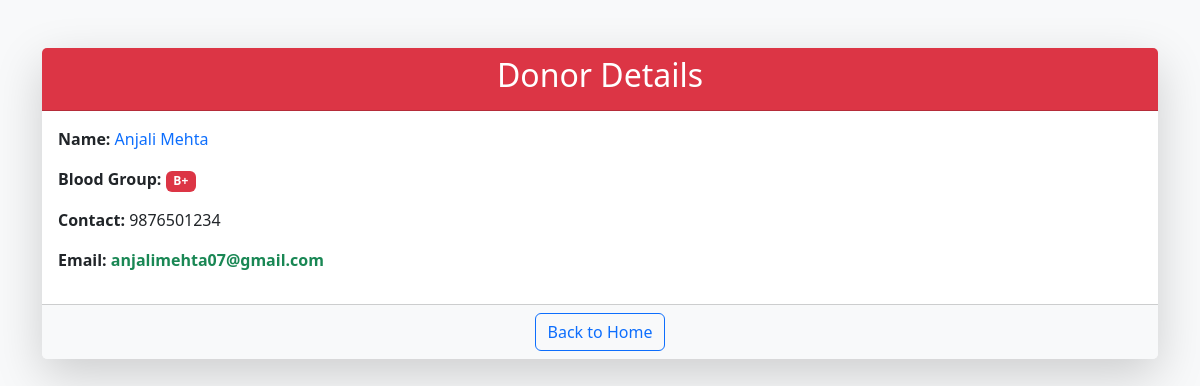
The page /donor/Anjali Mehta/ on the database its author committed.
### app/models.py (models this page shows, shortened)
class Donor(models.Model):
    name = models.CharField(max_length=100)
    age = models.IntegerField()
    blood_group = models.CharField(max_length=5)
    contact = models.CharField(max_length=15)
    email = models.EmailField()
    last_donation = models.DateField(null=True, blank=True)

### app/views.py (the view)
# urls.py: path("donor/<str:name>/", views.donor_detail, name="donor_detail"),
def donor_detail(request, name):
     donor = get_object_or_404(Donor, name=name)
     return render(request, "donor_detail.html", {"donor": donor})

### templates/donor_detail.html (shortened to what this page needs)
<!DOCTYPE html>
<html lang="en">
<head>
    <link href="https://cdn.jsdelivr.net/npm/bootstrap@5.3.3/dist/css/bootstrap.min.css" rel="stylesheet">
</head>
<body class="bg-light">
<div class="container my-5">
    <div class="card shadow-lg border-0">
        <div class="card-header bg-danger text-white text-center">
            <h2> Donor Details</h2>
        </div>
        <div class="card-body">
            <p><strong>Name:</strong> <span class="text-primary">{{ donor.name }}</span></p>
            <p><strong>Blood Group:</strong>
                <span class="badge bg-danger">{{ donor.blood_group }}</span>
            </p>
            <p><strong>Contact:</strong> <span class="text-dark">{{ donor.contact }}</span></p>
            <p><strong>Email:</strong>
                <a href="mailto:{{ donor.email }}" class="text-decoration-none text-success fw-bold">
                    {{ donor.email }}
                </a>
            </p>
        </div>
        <div class="card-footer text-center bg-light">
            <a href="{% url 'home' %}" class="btn btn-outline-primary"> Back to Home</a>
        </div>
    </div>
</div>
</body>
</html>

### rows shown on the page
Donor: name "Anjali Mehta", blood_group "B+", contact "9876501234", email "anjalimehta07@gmail.com"
